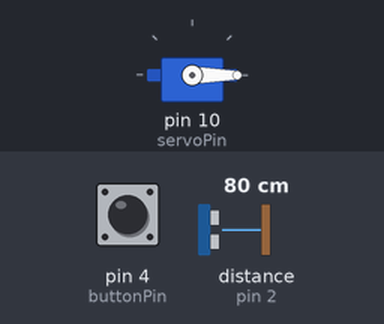
Recording of a sketch running on a simulated Arduino Uno, built with avr-gcc and run on an emulated ATmega328P. Parts: servo. Wiring (inferred from the names in the program): ultrasonic range finder: trigger pin 3; echo pin 2. The inputs (shaded band) are chosen by the test bench; at power-on: distance to the obstacle (sensor on pin 2) 80 cm, pin 4 (buttonPin) HIGH. The echo pulse lasts 58.3 µs per cm.

Above: at 1.2 s.
1.3 s: distance to the obstacle (sensor on pin 2) set to 30 cm
2.8 s: distance to the obstacle (sensor on pin 2) set to 24 cm
At 3.3 s:
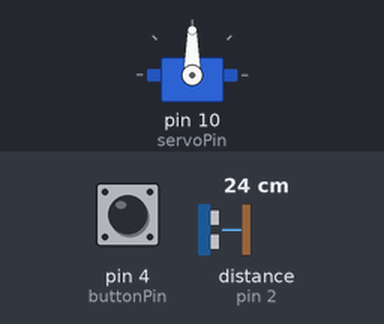
5.8 s: distance to the obstacle (sensor on pin 2) set to 35 cm
At 7.2 s:
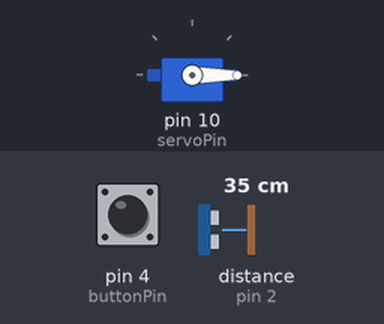
7.8 s: pin 4 (buttonPin) pulled LOW for 3.2 s
At 8.5 s:
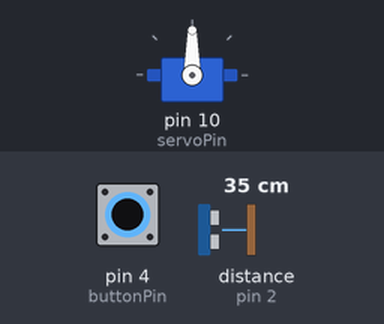
Timing chart, 0 to 13.0 s (numbered marks = the images above; inputs shaded):
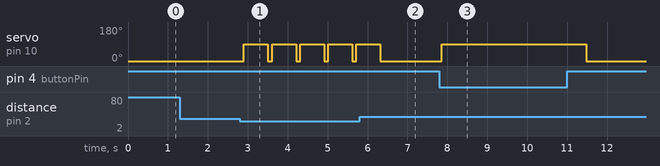

The sketch:

script.ino
```cpp
#include <Servo.h>

Servo servo;
const int trigPin = 3;
const int echoPin = 2;
const int buttonPin = 4;
const int servoPin = 10;

long duration;
int distance;

bool gateOpen = false;

void setup() {
  pinMode(trigPin, OUTPUT);
  pinMode(echoPin, INPUT);
  pinMode(buttonPin, INPUT_PULLUP);

  servo.attach(servoPin);
  servo.write(0);

  Serial.begin(9600);
}

void loop() {
  distance = calculateDistance();

  if (digitalRead(buttonPin) == LOW || (distance <= 25 && !gateOpen)) {
    servo.write(90);
    gateOpen = true;
    delay(500);
  } else {
    servo.write(0);
    gateOpen = false;
  }

  delay(100);
}

int calculateDistance() {
  digitalWrite(trigPin, LOW);
  delayMicroseconds(2);
  digitalWrite(trigPin, HIGH);
  delayMicroseconds(10);
  digitalWrite(trigPin, LOW);

  duration = pulseIn(echoPin, HIGH);
  distance = duration * 0.034 / 2;

  return distance;
}
```

Measured:
- the behaviour switches between 27 and 26 cm on distance to the obstacle (sensor on pin 2) (found by bisection; images 0 and 1)
- after the input at 1.3 s, every drawn part: stays the same
- after the input at 2.8 s, servo on pin 10 (servoPin): alternates 90° for 0.60 s and 0° for 0.10 s, starting after 0.10 s
- after the input at 5.8 s, servo on pin 10 (servoPin): goes on until 6.3 s, then stays 0°
- after the input at 7.8 s, servo on pin 10 (servoPin): 0° → 90° after 0.06 s, → 0° 3.6 s later
